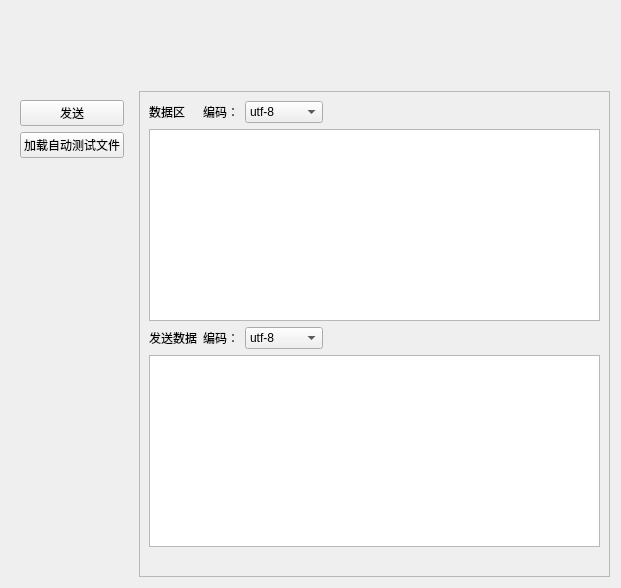
<?xml version="1.0" encoding="UTF-8"?>
<ui version="4.0">
 <class>WorkCentralWedgit</class>
 <widget class="QWidget" name="WorkCentralWedgit">
  <property name="geometry">
   <rect>
    <x>0</x>
    <y>0</y>
    <width>621</width>
    <height>588</height>
   </rect>
  </property>
  <property name="windowTitle">
   <string>Form</string>
  </property>
  <layout class="QGridLayout" name="gridLayout">
   <item row="0" column="0">
    <spacer name="verticalSpacer_5">
     <property name="orientation">
      <enum>Qt::Vertical</enum>
     </property>
     <property name="sizeHint" stdset="0">
      <size>
       <width>20</width>
       <height>50</height>
      </size>
     </property>
    </spacer>
   </item>
   <item row="0" column="1">
    <spacer name="horizontalSpacer_2">
     <property name="orientation">
      <enum>Qt::Horizontal</enum>
     </property>
     <property name="sizeHint" stdset="0">
      <size>
       <width>408</width>
       <height>20</height>
      </size>
     </property>
    </spacer>
   </item>
   <item row="0" column="2">
    <spacer name="verticalSpacer_6">
     <property name="orientation">
      <enum>Qt::Vertical</enum>
     </property>
     <property name="sizeHint" stdset="0">
      <size>
       <width>20</width>
       <height>50</height>
      </size>
     </property>
    </spacer>
   </item>
   <item row="1" column="0">
    <widget class="QWidget" name="widget_2" native="true">
     <layout class="QVBoxLayout" name="verticalLayout_2">
      <item>
       <widget class="QPushButton" name="sendButton">
        <property name="text">
         <string>发送</string>
        </property>
       </widget>
      </item>
      <item>
       <widget class="QPushButton" name="loadButton">
        <property name="text">
         <string>加载自动测试文件</string>
        </property>
       </widget>
      </item>
     </layout>
    </widget>
   </item>
   <item row="1" column="1" rowspan="4" colspan="2">
    <widget class="QFrame" name="frame">
     <property name="frameShape">
      <enum>QFrame::StyledPanel</enum>
     </property>
     <property name="frameShadow">
      <enum>QFrame::Raised</enum>
     </property>
     <layout class="QGridLayout" name="gridLayout_2">
      <item row="0" column="0">
       <widget class="QLabel" name="label">
        <property name="text">
         <string>数据区</string>
        </property>
       </widget>
      </item>
      <item row="0" column="1">
       <widget class="QLabel" name="encode_label_1">
        <property name="text">
         <string>编码：</string>
        </property>
       </widget>
      </item>
      <item row="0" column="2">
       <widget class="QComboBox" name="encodeComboBox_1">
        <item>
         <property name="text">
          <string>utf-8</string>
         </property>
        </item>
        <item>
         <property name="text">
          <string>gbk</string>
         </property>
        </item>
        <item>
         <property name="text">
          <string>unicode</string>
         </property>
        </item>
        <item>
         <property name="text">
          <string>ANIC</string>
         </property>
        </item>
        <item>
         <property name="text">
          <string>字节形式</string>
         </property>
        </item>
       </widget>
      </item>
      <item row="0" column="3">
       <spacer name="horizontalSpacer_3">
        <property name="orientation">
         <enum>Qt::Horizontal</enum>
        </property>
        <property name="sizeHint" stdset="0">
         <size>
          <width>48</width>
          <height>20</height>
         </size>
        </property>
       </spacer>
      </item>
      <item row="0" column="4">
       <spacer name="horizontalSpacer_5">
        <property name="orientation">
         <enum>Qt::Horizontal</enum>
        </property>
        <property name="sizeHint" stdset="0">
         <size>
          <width>41</width>
          <height>20</height>
         </size>
        </property>
       </spacer>
      </item>
      <item row="0" column="5" colspan="2">
       <spacer name="horizontalSpacer_7">
        <property name="orientation">
         <enum>Qt::Horizontal</enum>
        </property>
        <property name="sizeHint" stdset="0">
         <size>
          <width>47</width>
          <height>20</height>
         </size>
        </property>
       </spacer>
      </item>
      <item row="2" column="0">
       <widget class="QLabel" name="label_2">
        <property name="text">
         <string>发送数据</string>
        </property>
       </widget>
      </item>
      <item row="2" column="1">
       <widget class="QLabel" name="encode_label_2">
        <property name="text">
         <string>编码：</string>
        </property>
       </widget>
      </item>
      <item row="2" column="2">
       <widget class="QComboBox" name="encodeComboBox_2">
        <item>
         <property name="text">
          <string>utf-8</string>
         </property>
        </item>
        <item>
         <property name="text">
          <string>gbk</string>
         </property>
        </item>
        <item>
         <property name="text">
          <string>unicode</string>
         </property>
        </item>
        <item>
         <property name="text">
          <string>ANIC</string>
         </property>
        </item>
        <item>
         <property name="text">
          <string>字节形式</string>
         </property>
        </item>
       </widget>
      </item>
      <item row="2" column="3">
       <spacer name="horizontalSpacer_4">
        <property name="orientation">
         <enum>Qt::Horizontal</enum>
        </property>
        <property name="sizeHint" stdset="0">
         <size>
          <width>48</width>
          <height>20</height>
         </size>
        </property>
       </spacer>
      </item>
      <item row="2" column="4" colspan="2">
       <spacer name="horizontalSpacer_6">
        <property name="orientation">
         <enum>Qt::Horizontal</enum>
        </property>
        <property name="sizeHint" stdset="0">
         <size>
          <width>48</width>
          <height>20</height>
         </size>
        </property>
       </spacer>
      </item>
      <item row="2" column="6">
       <spacer name="horizontalSpacer_8">
        <property name="orientation">
         <enum>Qt::Horizontal</enum>
        </property>
        <property name="sizeHint" stdset="0">
         <size>
          <width>40</width>
          <height>20</height>
         </size>
        </property>
       </spacer>
      </item>
      <item row="1" column="0" colspan="7">
       <widget class="QTextEdit" name="recvTextEdit"/>
      </item>
      <item row="3" column="0" colspan="7">
       <widget class="QTextEdit" name="sendTextEdit"/>
      </item>
      <item row="4" column="0" colspan="7">
       <spacer name="horizontalSpacer">
        <property name="orientation">
         <enum>Qt::Horizontal</enum>
        </property>
        <property name="sizeHint" stdset="0">
         <size>
          <width>206</width>
          <height>20</height>
         </size>
        </property>
       </spacer>
      </item>
     </layout>
    </widget>
   </item>
   <item row="2" column="0">
    <spacer name="verticalSpacer_4">
     <property name="orientation">
      <enum>Qt::Vertical</enum>
     </property>
     <property name="sizeHint" stdset="0">
      <size>
       <width>20</width>
       <height>130</height>
      </size>
     </property>
    </spacer>
   </item>
   <item row="3" column="0">
    <spacer name="verticalSpacer_3">
     <property name="orientation">
      <enum>Qt::Vertical</enum>
     </property>
     <property name="sizeHint" stdset="0">
      <size>
       <width>20</width>
       <height>129</height>
      </size>
     </property>
    </spacer>
   </item>
   <item row="4" column="0">
    <spacer name="verticalSpacer">
     <property name="orientation">
      <enum>Qt::Vertical</enum>
     </property>
     <property name="sizeHint" stdset="0">
      <size>
       <width>20</width>
       <height>130</height>
      </size>
     </property>
    </spacer>
   </item>
  </layout>
 </widget>
 <resources/>
 <connections/>
</ui>
